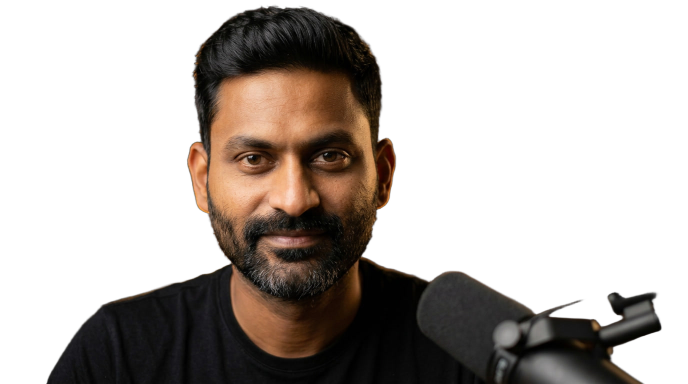
#> input picture channels/claude-tricks/assets/longform_ep1/cutout_close.png, 1376 x 768 px (shown at 1/2 size); its folder holds 6 pictures in this run; the run also reads 1 picture not shown here
$ python ep1_thumb.py
#> lines starting #> are read from the running program, lines starting #| are printed output that depends on the picture
#!/usr/bin/env python3
"""ep1_thumb.py — thumbnail options for longform ep1 (1280x720, champagne lane).
Host cutout + phone w/ real app + big time type. 3 variants -> renders/longform/."""
import os, sys

HERE = os.path.dirname(os.path.abspath(__file__))
CH = os.path.dirname(HERE)
sys.path.insert(0, CH)
sys.path.insert(0, os.path.join(os.path.dirname(os.path.dirname(CH)), "scripts"))
import build_longform_segment as lf
from PIL import Image, ImageDraw, ImageFilter, ImageFont

A = os.path.join(CH, "assets", "longform_ep1")
R = os.path.join(CH, "renders", "longform")
W, H = 1280, 720
INK = (15, 14, 12)


def base():
    im = Image.new("RGB", (W, H), INK)
    d = ImageDraw.Draw(im)
    for r in range(900, 0, -6):
        a = int(26 * r / 900)
        d.ellipse([W - 400 - r, H // 2 - r, W - 400 + r, H // 2 + r],
                  fill=(15 + a, 14 + int(a * 0.8), 12 + int(a * 0.35)))
    return im


def phone_card(hshot, ph_h):
    shot = Image.open(os.path.join(A, hshot)).convert("RGB")
    ph_w = int(ph_h * shot.width / shot.height)
    shot = shot.resize((ph_w, ph_h), Image.LANCZOS)
    r = int(ph_h * 0.09)
    card = Image.new("RGBA", (ph_w + 16, ph_h + 16), (0, 0, 0, 0))
    m = Image.new("L", (ph_w, ph_h), 0)
    ImageDraw.Draw(m).rounded_rectangle([0, 0, ph_w, ph_h], radius=r, fill=255)
    body = Image.new("RGBA", (ph_w + 16, ph_h + 16), (0, 0, 0, 0))
    ImageDraw.Draw(body).rounded_rectangle([0, 0, ph_w + 16, ph_h + 16],
                                           radius=r + 8, fill=(20, 20, 24, 255))
    card.alpha_composite(body)
    card.paste(shot, (8, 8), m)
    return card


def host(hh):
    c = Image.open(os.path.join(A, "cutout_close.png"))
    c = c.crop(c.getbbox())  # tight to the person — no invisible margins
    sc = hh / c.height
    return c.resize((int(c.width * sc), hh), Image.LANCZOS)


def big(d, txt, xy, size, fill, stroke=(0, 0, 0)):
    f = ImageFont.truetype(lf.FONT_ANTON, size)
    d.text(xy, txt, font=f, fill=fill, stroke_width=max(4, size // 28),
           stroke_fill=stroke)
    return d.textlength(txt, font=f)


def v1():
    im = base()
    hc = host(600)
    im.paste(hc, (W - hc.width + 40, H - 600), hc)
    ph = phone_card("shot_home.png", 520)
    im.paste(ph, (560, 120), ph)
    d = ImageDraw.Draw(im)
    big(d, "3H 48M", (48, 140), 150, lf.ACCENT)
    big(d, "IDEA → APP STORE", (52, 340), 58, (240, 240, 244))
    big(d, "ZERO CODE BY HAND", (52, 430), 42, (170, 168, 160))
    return im


def v2():
    im = base()
    hc = host(640)
    im.paste(hc, (-30, H - 640), hc)
    ph = phone_card("shot_home.png", 560)
    im.paste(ph, (940, 90), ph)
    d = ImageDraw.Draw(im)
    big(d, "I SHIPPED THIS", (400, 110), 76, (240, 240, 244))
    big(d, "IN 3H 48M", (400, 220), 120, lf.ACCENT)
    big(d, "iPHONE APP - REAL RECEIPTS", (404, 390), 40, (170, 168, 160))
    return im


def v3():
    im = base()
    ph = phone_card("shot_detail.png", 600)
    im.paste(ph, (480, 70), ph)
    hc = host(560)
    im.paste(hc, (W - hc.width + 30, H - 560), hc)
    d = ImageDraw.Draw(im)
    big(d, "3", (80, 50), 280, lf.ACCENT)
    big(d, "HOURS", (95, 370), 90, (240, 240, 244))
    big(d, "TO THE APP STORE", (84, 500), 48, (170, 168, 160))
    return im


if __name__ == "__main__":
    for i, fn in enumerate([v1, v2, v3], 1):
        p = os.path.join(R, f"ep1_thumb_v{i}.jpg")
        fn().convert("RGB").save(p, quality=92)
        print(p)
#> this loop made 3 passes
#> pass 1, in v1, `im = base()`:
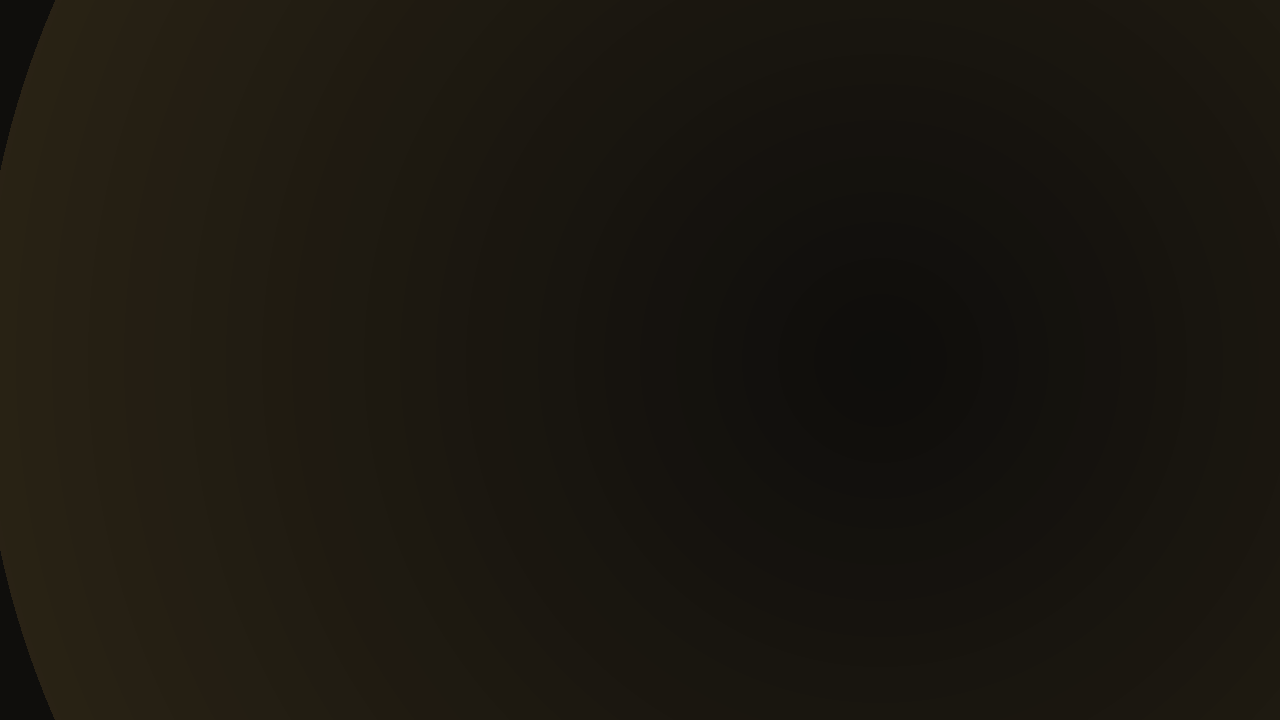
#> im: PIL image 1280x720 RGB; mean R, G, B 26.9, 23.1, 15.7
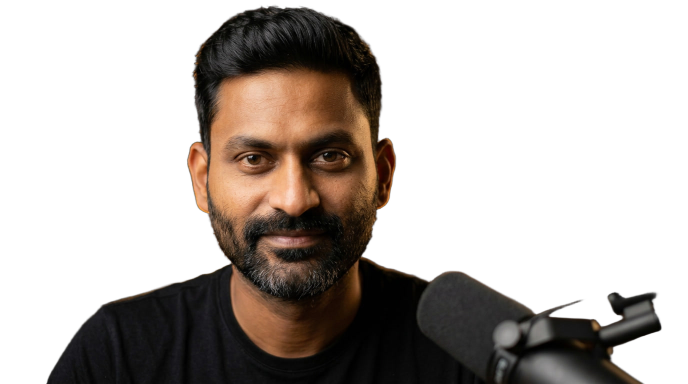
#> input picture channels/claude-tricks/assets/longform_ep1/cutout_close.png, 1376 x 768 px (shown at 1/2 size)
#> pass 1, in host, `c = c.crop(c.getbbox())`:
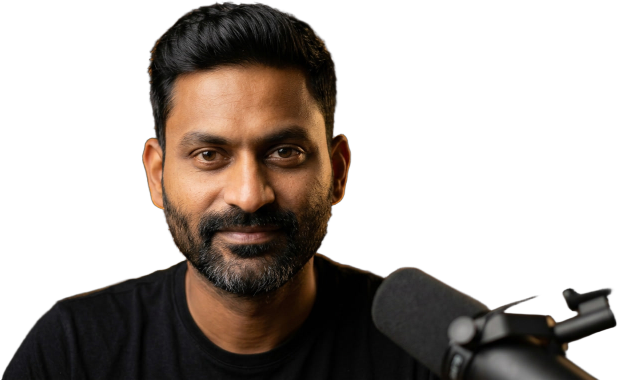
#> c: PIL image 1237x760 RGBA (shown at 1/2 size); mean R, G, B, A 29.1, 21.9, 17, 108.4; transparent parts drawn white
#> pass 1, in v1, `hc = host(600)`:
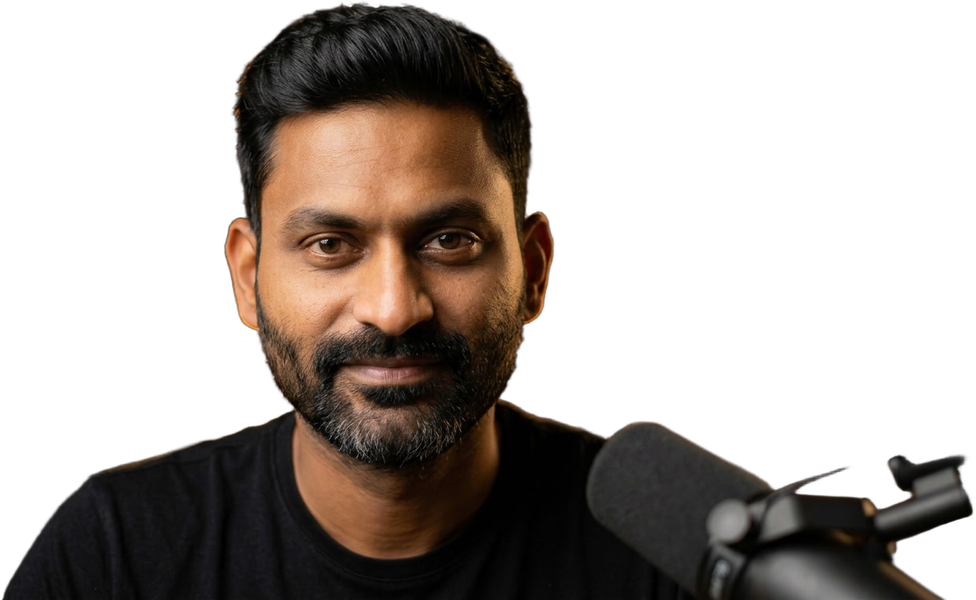
#> hc: PIL image 976x600 RGBA; mean R, G, B, A 29.1, 21.9, 17, 108.4; transparent parts drawn white
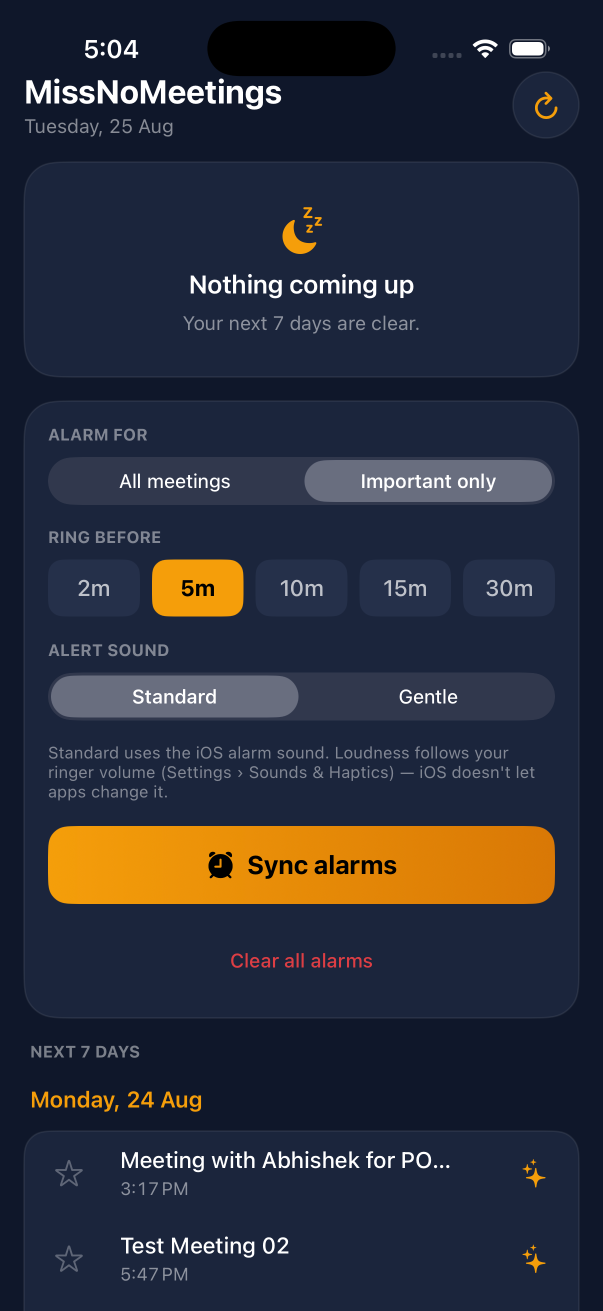
#> input picture channels/claude-tricks/assets/longform_ep1/shot_home.png, 1206 x 2622 px (shown at 1/2 size)
    sheet = Image.new("RGB", (W, H * 3 + 40), (0, 0, 0))
#> sheet: PIL image 1280x2200 RGB; every value is 0
    for i in range(3):
        sheet.paste(Image.open(os.path.join(R, f"ep1_thumb_v{i + 1}.jpg")),
                    (0, i * (H + 20)))
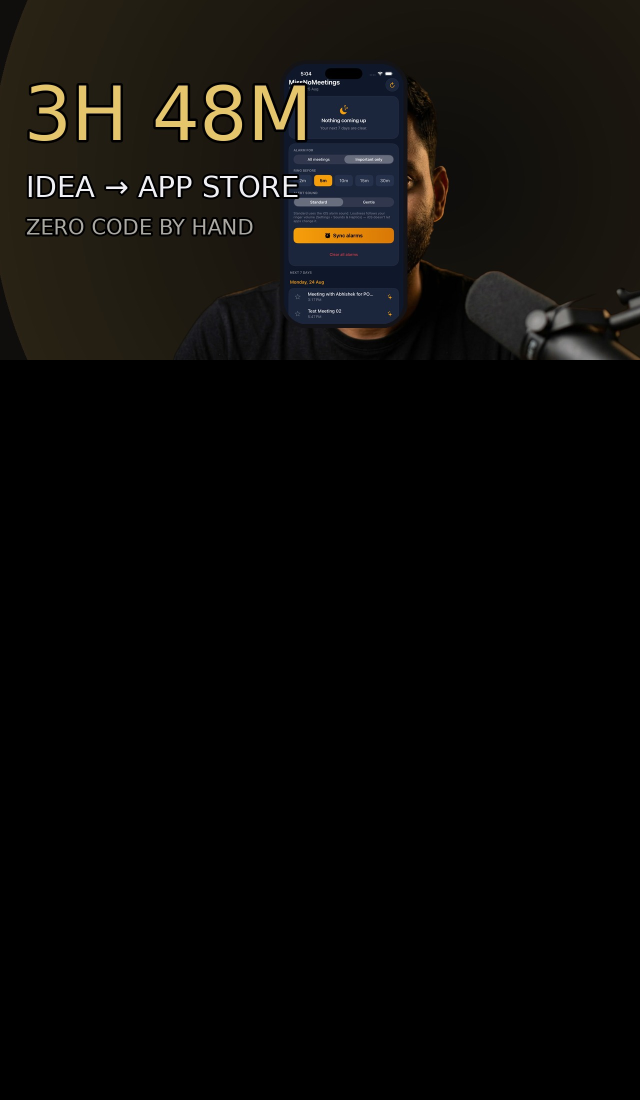
#> sheet: PIL image 1280x2200 RGB (shown at 1/2 size); mean R, G, B 11.9, 10.7, 8.6
    sheet.save(os.path.join(R, "ep1_thumbs_sheet.jpg"), quality=88)
    print("sheet done")
